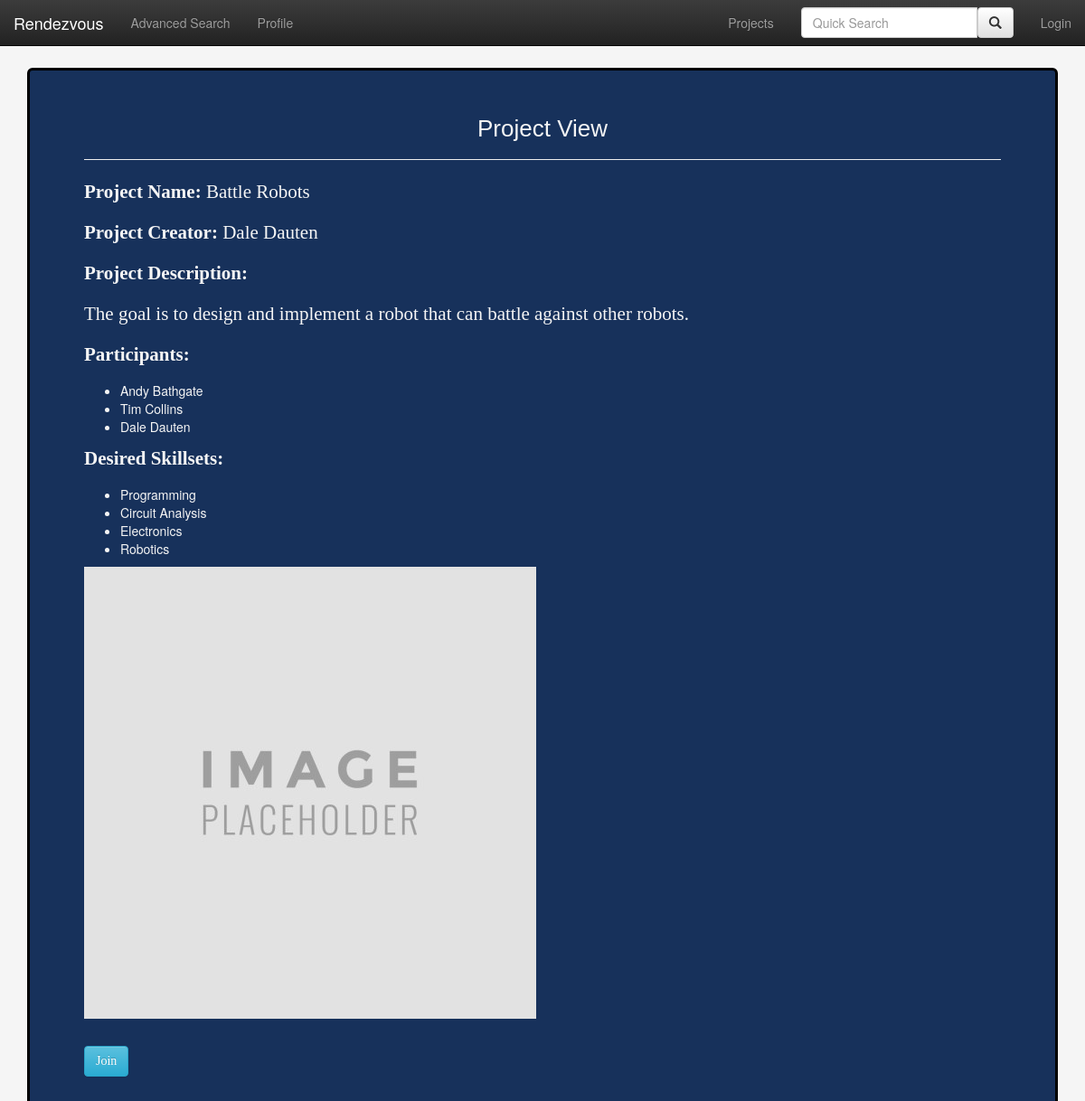
Page /rendezvous/project/bfab1635075a44a99e280ac262c7e494/ on the committed database.
### rendezvous/models.py (models this page shows, shortened)
class Project(models.Model):
    name = models.CharField(max_length=100)
    id = models.UUIDField(primary_key=True, default=uuid.uuid4, help_text="unique way to identify each project.")
    owner = models.ForeignKey('Profile', on_delete=models.SET_NULL, null=True, related_name='owner')
    description = models.CharField(max_length=500)
    tags = models.ManyToManyField(Tag, help_text="Select relevant tags so users can find your project.")
    skills_desired = models.ManyToManyField(Skill, help_text="Select one of the relevant skills that you are looking for.")
    events = models.ManyToManyField(Event, blank=True)
    location = models.ForeignKey('Location', on_delete=models.SET_NULL, null=True)
    contributors = models.ManyToManyField(Profile, blank=True, help_text="User that is contributing to this project.")
    date_created = models.DateField(null=True, blank=True)
    date_completed = models.DateField(null=True, blank=True)

class Profile(models.Model):
    account = models.OneToOneField(User, on_delete=models.CASCADE, null = True)
    name = models.CharField(max_length=50)
    id = models.UUIDField(primary_key=True, default=uuid.uuid4, help_text="unique way to identify each user.")
    email = models.CharField(max_length=50)
    relevant_skills = models.ManyToManyField(Skill, help_text="Select one of your relevant skills.")
    projects_owned = models.ManyToManyField('Project', blank = True, help_text="Select a project that this user owns.")

class Skill(models.Model):
    name = models.CharField(max_length=50, help_text="Enter a unique skill (e.g. programming, dancing, etc.)")
    def __str__(self):
        return self.name

### rendezvous/views.py (the view)
# urls.py: url(r'project/(?P<id>[\d\w]+)/$', views.project, name='view-project'),
def project(request, id):
    project = Project.objects.get(id=id)
    proj_name = project.name
    proj_creator = project.owner
    proj_description = project.description
    proj_contributors = project.contributors.all()
    skills_desired = project.skills_desired.all()
    return render(
        request, 'project.html',
        context={'proj_name': proj_name, 'proj_creator': proj_creator, 'proj_description': proj_description,
                 'proj_contributors': proj_contributors, 'skills_desired': skills_desired}
    )

### rendezvous/templates/project.html (shortened to what this page needs)
{% extends "base_generic.html" %}
{% load static %}
{% block stylesheets %}
<link rel="stylesheet" href="{% static 'css/project.css' %}">
{% endblock %}
{% block content %}
<div class="container">
    <div class="jumbotron">
        <div class="page-header" align="middle">
            <h2>Project View</h2>
        </div>
        <p><b>Project Name:</b> {{ proj_name }}</p>
        <p><b>Project Creator:</b> {{ proj_creator.name }}</p>
        <p><b>Project Description:</b></p>
        <p>{{ proj_description }}</p>
        <p><b>Participants:</b></p>
        {% if proj_contributors %}
          <ul>
            {% for user in proj_contributors %}
              <li>{{ user.name }}</li>
            {% endfor %}
          </ul>
        {% else %}
          <p>{{ proj_name }} has no contributors...</p>
        {% endif %}
        <p><b>Desired Skillsets:</b></p>
        {% if skills_desired %}
          <ul>
            {% for skill in skills_desired %}
              <li>{{ skill }}</li>
            {% endfor %}
          </ul>
        {% else %}
          <p>{{ proj_name }} has no desired skills...</p>
        {% endif %}
        <img src="{% static  'img/image-placeholder-500x500.jpg' %}" alt="Smiley face" height="500" width="500">
        <p><br><input type="button" value="Join" class = "btn btn-info"></p>
    </div>
</div>
{% endblock %}

### rendezvous/static/css/project.css (style rules this page uses)
body { background-color:whitesmoke; padding-top: 65px; }
p { font-family: bodyfont; font-size: 150%; font-family: 'Times New Roman', Georgia, serif; font-size: 16px; color:whitesmoke; }
h2 { font-family: 'Trebuchet MS', Verdana, sans-serif; font-size: 26px; color: whitesmoke; }
li { color: whitesmoke }
.jumbotron { background-color: #17315b; border: 3px solid black; border-radius: 10px; padding: 10px 10px 30px 10px; margin: 10px 0px 10px 0px; }

### rows in the picture
Project: name "Battle Robots", description "The goal is to design and implement a robot that can battle against other robots."
Profile: name "Dale Dauten"
Profile: name "Andy Bathgate"
Profile: name "Tim Collins"
Skill: name "Programming"
Skill: name "Circuit Analysis"
Skill: name "Electronics"
Skill: name "Robotics"
